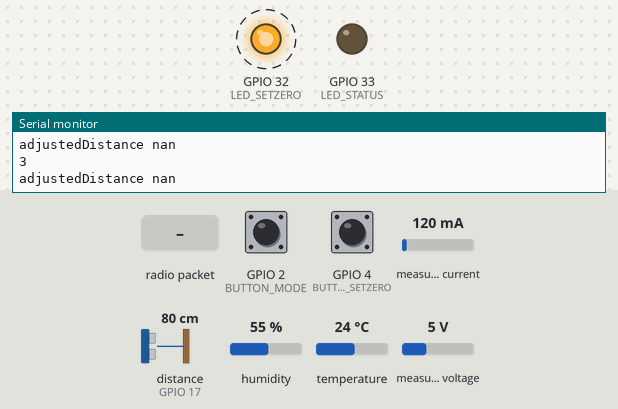
Recording of a program running on a simulated ESP32. Parts: output pins drawn as LEDs (lit = HIGH), the last lines printed to the serial monitor. Dashed ring = blinking. The test bench sets the inputs (shaded band); at power-on: GPIO 2 (BUTTON_MODE) HIGH, GPIO 4 (BUTTON_SETZERO) HIGH, measured current 120 mA, distance to the obstacle (sensor on GPIO 17) 80 cm, humidity 55 %, temperature 24 °C, measured voltage 5 V. EEPROM starts erased; no radio packets arrive unless stated.

Above: at 2.2 s.
2.3 s: GPIO 2 (BUTTON_MODE) pulled LOW for 0.15 s
At 9.8 s:
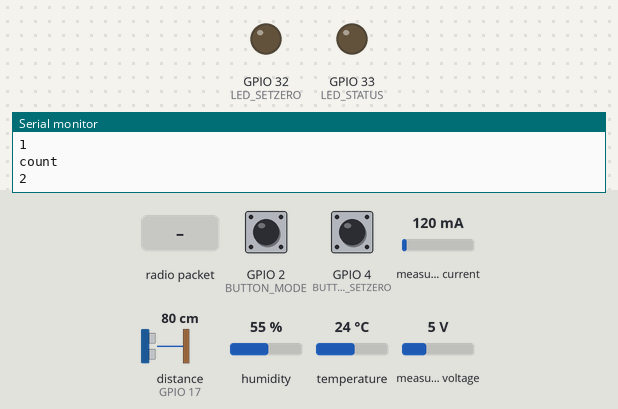
10.1 s: radio packet "Pass" arrives
11.6 s: radio packet "0xa1" arrives
13.1 s: radio packet "." arrives
Timing chart, 0 to 16.1 s (numbered marks = the images above; inputs shaded):
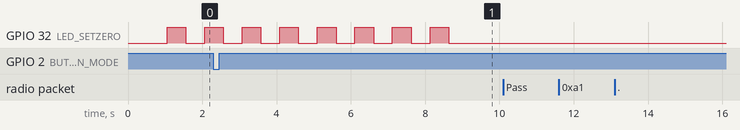

The program:

main.cpp
```cpp
#include <Arduino.h>
#include <SPI.h>
#include <LoRa.h>
#include <sensorRead.h>
#include <loraTxRx.h>
#include <Adafruit_INA219.h>
#include <EasyButton.h>
#include <EEPROM.h>

#define ONE            1
#define TWO            2
#define THREE          3
#define FOUR           4
#define FIVE           5
#define SIX            6
#define SEVEN          7
#define BUTTON_MODE    2
#define BUTTON_SETZERO 4
#define LED_SETZERO    32
#define LED_STATUS     33
//====================================EEPROM Address==============================
#define addr_mode            0x10
#define addr_timeNormalMode  0x20
#define addr_timeDebugMode   0x30
#define addr_zeroDistance    0x40
#define addr_statusNode      0x50
gpio_num_t wakeup_gpio = GPIO_NUM_2;
gpio_num_t ledStatus_gpio = GPIO_NUM_33;
// Adafruit_INA219 ina219;
bool statusNode = false;
bool stateSetZero = false;
bool mode = false;
float timeNormalMode = 5;
float timeDebugMode = 3;
bool ledSetZeroState = true;
bool SuccessReceived = false;
int count = 0;
int state = 0;
bool stateSendData = false;
int countSendData = 0;
String Mymessage = "";

unsigned long previousMillisSw = 0;
unsigned long previousMillisLed = 0;
unsigned long buttonPressStartTime = 0;
volatile unsigned long lastDebounceTimeMode = 0; // เวลาล่าสุดที่ debounce
volatile unsigned long debounceDelayMode = 400; // เวลา debounce (milliseconds)
volatile unsigned long lastDebounceTimeSetZeRo = 0; // เวลาล่าสุดที่ debounce
volatile unsigned long debounceDelaySetZeRo = 200; // เวลา debounce (milliseconds)
void onPressedForDuration();
void setMode(bool mode);
bool updateConfig(String receiveData);
void updateEEPROM();
void setZero();
ICACHE_RAM_ATTR void handleInterruptMode() {
  // ตรวจสอบ debounce
  if ((millis() - lastDebounceTimeMode) > debounceDelayMode) {
    mode = !mode;
    Serial.print("Modeeeeeeeeeeee ");
    Serial.println(mode);
  }
  lastDebounceTimeMode = millis();
}
ICACHE_RAM_ATTR void handleInterruptSetZeRo() {
  // ตรวจสอบ debounce
  if ((millis() - lastDebounceTimeSetZeRo) > debounceDelaySetZeRo) {
    stateSetZero = !stateSetZero;
  }
  lastDebounceTimeSetZeRo = millis();
}
void check_wakeup_reason(){
  esp_sleep_wakeup_cause_t wakeup_reason;
  wakeup_reason = esp_sleep_get_wakeup_cause();
  switch(wakeup_reason)
  {
    case ESP_SLEEP_WAKEUP_EXT0 :  Serial.println("Wakeup caused by external signal using RTC_IO");
                                  Serial.print("mode IN");Serial.println(mode);
                                  mode = !mode;
                                  Serial.print("mode OUT");Serial.println(mode);
                                  setMode(mode);
                                  break;
    case ESP_SLEEP_WAKEUP_EXT1 : Serial.println("Wakeup caused by external signal using RTC_CNTL"); break;
    case ESP_SLEEP_WAKEUP_TIMER : Serial.println("Wakeup caused by timer"); break;
    case ESP_SLEEP_WAKEUP_TOUCHPAD : Serial.println("Wakeup caused by touchpad"); break;
    case ESP_SLEEP_WAKEUP_ULP : Serial.println("Wakeup caused by ULP program"); break;
    default : Serial.printf("Wakeup was not caused by deep sleep: %d\n",wakeup_reason); break;
  }
}
void setup() {
  Serial.begin(115200);
  Serial.println("LoRa Node 1");
  // mySerial.begin(9600);
  EEPROM.begin(512); // You can change the size based on your requirements
  // Set data to EEPROM
  // EEPROM.put(addr_mode, mode);
  // EEPROM.put(addr_timeNormalMode, timeNormalMode);
  // EEPROM.put(addr_timeDebugMode, timeDebugMode);
  // EEPROM.put(addr_zeroDistance, zeroDistance);
  // EEPROM.put(addr_statusNode, statusNode);
  // EEPROM.commit();
  EEPROM.get(addr_mode, mode);
  EEPROM.get(addr_timeNormalMode, timeNormalMode);
  EEPROM.get(addr_timeDebugMode, timeDebugMode);
  EEPROM.get(addr_zeroDistance, zeroDistance);
  EEPROM.get(addr_statusNode, statusNode);
  Serial.print("mode: ");  Serial.println(mode);
  Serial.print("timeNormalMode: ");  Serial.println(timeNormalMode);
  Serial.print("timeDebugMode: ");  Serial.println(timeDebugMode);
  Serial.print("zeroDistance: ");  Serial.println(zeroDistance);
  Serial.print("statusNode: ");  Serial.println(statusNode);
  pinMode(BUTTON_MODE,INPUT_PULLUP);
  pinMode(BUTTON_SETZERO,INPUT_PULLUP);
  pinMode(LED_SETZERO,OUTPUT);
  pinMode(LED_STATUS,OUTPUT);
  attachInterrupt(digitalPinToInterrupt(BUTTON_MODE), handleInterruptMode, RISING);
  attachInterrupt(digitalPinToInterrupt(BUTTON_SETZERO), handleInterruptSetZeRo, RISING);
  check_wakeup_reason();
  esp_sleep_enable_ext0_wakeup(wakeup_gpio,0); //1 = High, 0 = Low
  setMode(mode);
  //esp_sleep_enable_timer_wakeup(10* 1000 * 1000);
  // esp_sleep_enable_timer_wakeup(5*60 * 1000 * 1000);
  state = ONE;
  SPI.begin(SCK, MISO, MOSI, SS);
  //setup LoRa transceiver module
  LoRa.setPins(SS, RST, DIO0);
  LoRa.setTxPower(18);

  while (!LoRa.begin(BAND)) {
    Serial.println("Starting LoRa failed!");
    delay(500);
  }
  Serial.println("LoRa init succeeded.");

  while (!Serial)
  {
    delay(1);
  }
 //////////////////////////////////////////////////////////////
  Wire.begin(21, 22); // SDA = 21, SCL = 22 (เปลี่ยนตามขาของ ESP32)
  bool statusBme;
  statusBme = bme.begin(0x76);
  if (!statusBme) {
    Serial.println("Could not find a valid BME280 sensor, check wiring!");
    while (1);
  }

  // bool statusIna;
  // statusIna = bme.begin(0x76);
  // if (!statusIna) {
  //   Serial.println("Failed to find INA219 chip");
  //   while (1);
  // }
  // Initialize the INA219.
  // ina219.begin();
  if (! ina219.begin())
  {
    Serial.println("Failed to find INA219 chip");
    while (1)
    {
      delay(10);
    }
  }
  /////////////////////////////////////////////////////////////
  Serial.println("Startttttt");
  delay(1000);
}

void loop() {
  // unsigned long currentMillisLed = millis();
  // if (currentMillisLed - previousMillisLed >= (timeNormalMode * 60 * 1000000)*2) {
  //   if(state == FIVE){

  //   }
  // }
  if(state == ONE){                   //อ่านค่าเซ็นเซอร์
    if(stateSetZero){
      setZero();
    }
    unsigned long currentMillisSw = millis();
    if (currentMillisSw - previousMillisSw >= 500) {
        previousMillisSw = currentMillisSw;
        updateSensorUltra();
        digitalWrite(LED_SETZERO,ledSetZeroState);
        ledSetZeroState = !ledSetZeroState;
        count++;
        Serial.println(count);
        Serial.print("adjustedDistance ");
        Serial.println(adjustedDistance);
    }
    if(count == 8*2){
      state = TWO;
    }
  }else if(state == TWO){                   //อ่านค่าเซ็นเซอร์
    updateSensorTemp_Hum();
    updateSensorVoltage();
    updateSensorUltra();
    Serial.println(state);
    state = THREE;
  }else if(state == THREE){             //ส่งข้อมูลไปเกตเวย์พร้อมขอค่าconfigต่างๆ
    // Serial.print("state:");
    // Serial.println(state);
    Serial.print(adjustedDistance);   Serial.print(temp);   Serial.print(hum);   Serial.print(busvoltage);   Serial.print(statusNode);   Serial.print(mode);   Serial.print(timeNormalMode);   Serial.println(timeDebugMode);
    Mymessage = String(adjustedDistance)+","+String(temp)+","+String(hum)+","+String(busvoltage)+","+String(statusNode)+","+String(mode)+","+String(timeNormalMode)+","+String(timeDebugMode);
    Serial.println(Mymessage);
    sendMessage(Mymessage);
    state = FOUR;
  }else if(state == FOUR){            //รอรับการยืนยันความถูกต้องของข้อมูลจากเกตเวย์
    // Serial.print("state:");
    // Serial.println(state);
    onReceive();
    if(sendSuccess == true && resendData == false){
      state = FIVE;
    }else if(sendSuccess == false && resendData == true){
      if(countSendData >= 5){
        statusNode = 0;
        digitalWrite(LED_STATUS,statusNode);
        gpio_hold_dis(ledStatus_gpio);
        Serial.print("OFF LED_STATUS");
        delay(10);
        state = SIX;
      }else{
        countSendData ++;
        Serial.print("countSendData");
        Serial.println(countSendData);
        state = THREE;
      }
    }
  }else if(state == FIVE){           //Updateข้อมูลconfigต่างๆจากเกตเวย์
    // Serial.print("state:");
    // Serial.println(state);
    if(updateConfig(receiveData)){
      Serial.print("statusNode: ");  Serial.println(statusNode);
      digitalWrite(LED_STATUS,statusNode);
      gpio_hold_en(ledStatus_gpio);
      state = SIX;
    }else{
      state = THREE;
    }
  }else if(state == SIX){           //เก็บLog
    Serial.print("state:");
    Serial.println(state);
    Serial.print("state:"); Serial.println(state);
    Serial.print("mode");   Serial.println(mode);
    Serial.print("timeNormalMode"); Serial.println(timeNormalMode);
    Serial.print("timeDebugMode"); Serial.println(timeDebugMode);
    Serial.print("statusNode"); Serial.println(statusNode);
    updateEEPROM();
    state = SEVEN;
  }else if(state == SEVEN){           //เก็บLogและเข้าโหมดsleep
    setMode(mode);
    Serial.print("state:"); Serial.println(state);
    Serial.print("mode");   Serial.println(mode);
    Serial.print("timeNormalMode"); Serial.println(timeNormalMode);
    Serial.print("timeDebugMode"); Serial.println(timeDebugMode);
    Serial.print("timeDebugMode"); Serial.println(timeDebugMode);
    Serial.print("statusNode"); Serial.println(statusNode);
    delay(1000);
    esp_deep_sleep_start(); // เข้าสู่โหมด Deep Sleep
  }
  delay(10);
}
void setMode(bool mode){
  if(mode){
    updateEEPROM();
    esp_sleep_enable_timer_wakeup(timeNormalMode * 60 * 1000000);  // ตื่นขึ้นทุก 5 นาที
    Serial.println(">>>>>>>>>>>>>>>>>>>>>>>>>>>>>NormalMode<<<<<<<<<<<<<<<<<<<<<<<<<<<<<<<<<");
  }else{
    updateEEPROM();
    esp_sleep_enable_timer_wakeup(timeDebugMode * 60 * 1000000);  // ตื่นขึ้นทุก 1 นาที
    Serial.println(">>>>>>>>>>>>>>>>>>>>>>>>>>>>>DebugMode<<<<<<<<<<<<<<<<<<<<<<<<<<<<<<<<<");
  }
}
bool updateConfig(String receiveData){
  String data  = receiveData;
  char delimiter = ',';
  // แบ่งข้อมูลโดยใช้ String::indexOf() และ String::substring()
  String dataValues[7]; // สร้างอาร์เรย์ String มีขนาด 7 สมาชิก
  int startIndex = 0;
  int endIndex;
  for (int i = 0; i < 7; i++) {
      endIndex = data.indexOf(delimiter, startIndex);
      dataValues[i] = data.substring(startIndex, endIndex);
      startIndex = endIndex + 1;
  }
  // แบ่งข้อมูลสุดท้าย
  dataValues[7] = data.substring(startIndex);
  // data = "161,187,10,Pass,0,5,1";
  if(dataValues[3] == "Pass"){
    mode = dataValues[4].toInt();
    timeNormalMode = dataValues[5].toFloat();
    timeDebugMode = dataValues[6].toFloat();
    statusNode = dataValues[7].toFloat();
    Serial.println(">>>>>>>>>>>>>>>>>>>updateConfig<<<<<<<<<<<<<<<<<<<<<<");
    Serial.print("mode");
    Serial.println(mode);
    Serial.print("timeNormalMode");
    Serial.println(timeNormalMode);
    Serial.print("timeDebugMode");
    Serial.println(timeDebugMode);
    Serial.print("statusNode");
    Serial.println(statusNode);
    Serial.println(">>>>>>>>>>>>>>>>>>>updateConfig<<<<<<<<<<<<<<<<<<<<<<");
    return true;
  }else{
    return false;
  }
}
void updateEEPROM(){
  EEPROM.put(addr_mode, mode);
  EEPROM.put(addr_timeNormalMode, timeNormalMode);
  EEPROM.put(addr_timeDebugMode, timeDebugMode);
  EEPROM.put(addr_statusNode, statusNode);
  EEPROM.commit();
  EEPROM.get(addr_mode, mode);
  EEPROM.get(addr_timeNormalMode, timeNormalMode);
  EEPROM.get(addr_timeDebugMode, timeDebugMode);
  EEPROM.get(addr_statusNode, statusNode);
  Serial.println(">>>>>>>>>>>>>>>>>>>updateEEPROM<<<<<<<<<<<<<<<<<<<<<<");
  Serial.print("mode: ");  Serial.println(mode);
  Serial.print("timeNormalMode: ");  Serial.println(timeNormalMode);
  Serial.println(">>>>>>>>>>>>>>>>>>>>>>>>><<<<<<<<<<<<<<<<<<<<<<<<<<<<");
}
void setZero(){
  zeroDistance = distance;
  EEPROM.put(addr_zeroDistance, zeroDistance);
  EEPROM.commit();
  EEPROM.get(addr_zeroDistance, zeroDistance);
  Serial.print(">>>>>>>>>>>>>>>>>>>>>>>>>> Set ZERO <<<<<<<<<<<<<<<<<<<<<<<<<<<<<<<");
  Serial.print("zeroDistance: ");  Serial.println(zeroDistance);
  stateSetZero = false;
}
```

loraTxRx.h
```cpp
#include <Arduino.h>
#include <LoRa.h>
#ifndef loratx_rx
#define loratx_rx
#define SCK 5
#define MISO 19
#define MOSI 27
#define SS 18
#define RST 14
#define DIO0 26
#define BAND 923E6
#endif

extern const int csPin = 7;          // LoRa radio chip select
extern const int resetPin = 6;       // LoRa radio reset
extern const int irqPin = 1;         // change for your board; must be a hardware interrupt pin

byte localAddress = 0xA1;     // address of this device
byte destination = 0xBB;      // destination to send to
extern bool sendSuccess = false;
extern bool resendData = false;
unsigned long previousMillis = 0;
extern bool receiveModeData = false;
extern String receiveData = "";

bool isAlphaNumericOrComma(char c);
bool hasNonAlphaNumericChars(String str);

void sendMessage(String outgoing) {
  LoRa.beginPacket();                   // start packet
  LoRa.write(destination);              // add destination address
  LoRa.write(localAddress);             // add sender address
  LoRa.write(outgoing.length());        // add payload length
  LoRa.print(outgoing);                 // add payload
  LoRa.endPacket();                     // finish packet and send it                          // increment message ID
  Serial.print(" destination :");
  Serial.println(destination);
  Serial.print(" localAddress :");
  Serial.println(localAddress);
  Serial.print(" outgoing.length :");
  Serial.println(outgoing.length());
  Serial.print(" outgoing :");
  Serial.println(outgoing);
}


void onReceive() {
    int count = 0;
    while(true){
        int packetSize = LoRa.parsePacket();
        if (packetSize) {          // if there's no packet, return
            String rawPayload = "";
            for (int i = 0; i < packetSize; i++) {
                char currentChar = (char)LoRa.read();
                if (currentChar == ' ') {
                rawPayload += ",";
                } else {
                rawPayload += currentChar;
                }
            }
            Serial.print("Data Rx");
            Serial.println(rawPayload);
            if (hasNonAlphaNumericChars(rawPayload)) {
              Serial.println("String มีตัวอักขระที่ไม่ใช่ A-Z, 0-9 และ ,");
            } else {
              Serial.println("String เป็น A-Z, 0-9 และ , เท่านั้น");
              Serial.println(rawPayload);
              // Split the rawPayload into an array using " " (space) as a delimiter
              int arraySize = 0;
              String payloadArray[200]; // Assuming a maximum of 20 elements
              payloadArray[arraySize++] = ""; // Initialize the first element
              for (int i = 0; i < rawPayload.length(); i++) {
                  char currentChar = rawPayload.charAt(i);
                  if (currentChar == ',') {
                  payloadArray[arraySize++] = ""; // Move to the next element
                  } else {
                  payloadArray[arraySize - 1] += currentChar; // Add the character to the current element
                  }
              }
              String recipient = "0x"+String(payloadArray[0].toInt(), HEX);          // recipient address
              String sender = "0x"+String(payloadArray[1].toInt(), HEX);            // sender address
              String incomingLength = payloadArray[2];    // incoming msg length
              if(recipient == "0xa1" && sender == "0xbb"){
                receiveData = rawPayload;
                sendSuccess = true;
                resendData = false;
                break;
              }
            }

            //Serial.println("RSSI: " + String(LoRa.packetRssi()));
            //Serial.println("Snr: " + String(LoRa.packetSnr()));
        }else {
            unsigned long currentMillis = millis();
            if (currentMillis - previousMillis >= 1000) {
                previousMillis = currentMillis;
                count++;
                Serial.println("count");
                Serial.println(count);
            }
            if(count == 10){
                Serial.println("break");
                //Serial.println("This message is not for me.");
                sendSuccess = false;
                resendData = true;
                break;
            }
        // }else if(sendSuccess == true && resendData == false){
        //     // break;
        // }
        }
    }

}
bool hasNonAlphaNumericChars(String str) {
  for (int i = 0; i < str.length(); i++) {
    char currentChar = str[i];
    if (!isAlphaNumericOrComma(currentChar)) {
      return true;  // พบตัวอักขระที่ไม่ใช่ A-Z, 0-9 และ ,
    }
  }
  return false;  // ไม่พบตัวอักขระที่ไม่ใช่ A-Z, 0-9 และ ,
}

bool isAlphaNumericOrComma(char c) {
  return (c >= 'A' && c <= 'Z') || (c >= 'a' && c <= 'z') || (c >= '0' && c <= '9') || (c == ',') || (c == '.');
}
```

Source omitted: sensorRead.h (3604 bytes)

Measured:
- by itself, GPIO 32 (LED_SETZERO): alternates HIGH for 0.50 s and LOW for 0.51 s, 13 changes in all, then stays LOW
